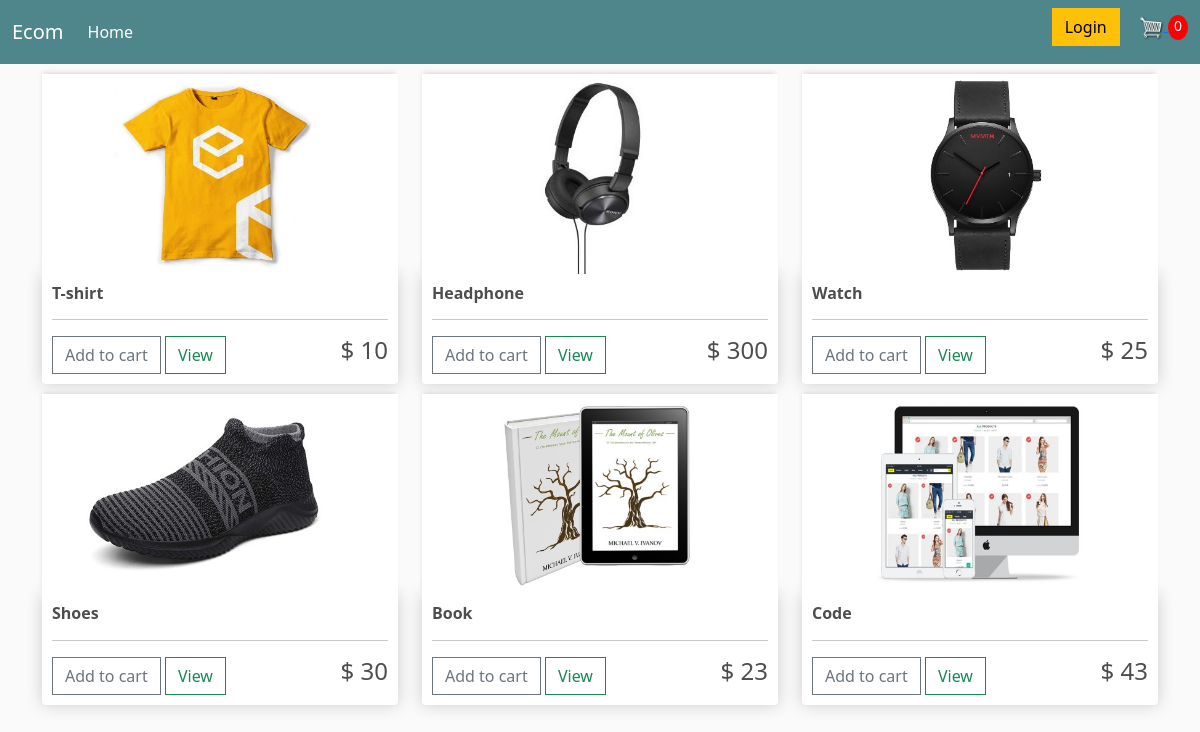
The page / on the database its author committed.
### store/models.py (models this page shows, shortened)
class Product(models.Model):
    name = models.CharField(max_length=225, null=True)
    price = models.FloatField()
    digital = models.BooleanField(default=False, null=True, blank=True)
    image = models.ImageField(null=True, blank=True)
    @property
    def imageUrl(self):
        try:
            url = self.image.url
        except:
            url = ''
        return url

### store/views.py (the view)
# urls.py: path('', include('store.urls')),
def store(request):
    if request.user.is_authenticated:
        customer = request.user.customer
        order, created = Order.objects.get_or_create(customer=customer, complete=False)
        items = order.orderitem_set.all()
        cartItems = order.get_cart_items
    else:
        items = []
        order = {
            'get_cart_total':0,
            'get_cart_items':0,
            'shipping': False
            }
        cartItems = order['get_cart_items']
    products = Product.objects.all()
    context = {
        'products': products,
        'items': items,
        'cartItems': cartItems
    }
    return render(request, 'store.html', context)

### store/templates/store.html
{% extends 'main.html' %}
{% load static %}
{% block content %}
    <div class="row">
        {% for product in products %}
        <div class="col-lg-4">
            <img class="thumbnail" src="{{product.imageUrl}}" alt="">
            <div class="box-element product">
                <h6><strong>{{product.name}}</strong></h6>
                <hr>
                <button data-product={{product.id}} data-action="add" class="btn btn-outline-secondary add-btn update-cart">Add to cart</button>
                <a class="btn btn-outline-success" href="#">View</a>
                <h4 style="display: inline-block; float: right;">$ {{product.price|floatformat:0}}</h4>
            </div>
        </div>
        {% endfor %}
    </div>
{% endblock  %}

### store/templates/main.html (shortened to what this page needs)
{% load static %}
<!DOCTYPE html>
<html lang="en">
<head>
    <link href="https://cdn.jsdelivr.net/npm/bootstrap@5.0.2/dist/css/bootstrap.min.css" rel="stylesheet">
    <link rel="stylesheet" href="{% static 'css/main.css' %}">
</head>
<body>
    <nav class="navbar navbar-expand-lg navbar-dark bg-dark">
        <div class="container-fluid">
          <a class="navbar-brand" href="{% url 'store'%}">Ecom</a>
          <div class="collapse navbar-collapse" id="navbarSupportedContent">
            <ul class="navbar-nav me-auto mb-2 mb-lg-0">
                <li class="nav-item">
                    <a class="nav-link active" aria-current="page" href="{%url 'store'%}">Home</a>
                </li>
            </ul>
            <div class="form-inline my-2 my-lg-0">
                <a href="#"class="btn btn-warning">Login</a>
                <a href="{% url 'cart' %}">
                    <img  id="cart-icon" src="{% static 'images/cart.png' %}">
                </a>
                <p id="cart-total">{{cartItems}}</p>
            </div>
          </div>
        </div>
    </nav>
    <div class="container">
        {% block content %}
        {% endblock  %}
    </div>
</body>
</html>

### staticfiles/static/css/main.css (style rules this page uses)
body { background-color: hsl(0, 0%, 98%); }
h1,h2,h3,h4,h5,h6 { color:hsl(0, 0%, 30%); }
.box-element { box-shadow:hsl(0, 0%, 80%) 0 0 16px; background-color: #fff; border-radius: 4px; padding: 10px; }
.thumbnail { width: 100%; height: 200px; -webkit-box-shadow: -1px -3px 5px -2px rgba(214,214,214,1); -moz-box-shadow: -1px -3px 5px -2px rgba(214,214,214,1); box-shadow: -1px -3px 5px -2px rgba(214,214,214,1); }
.product { border-radius: 0 0 4px 4px; }
.bg-dark { background-color: #4f868c!important; }
#cart-icon { width:25px; display: inline-block; margin-left: 15px; }
#cart-total { display: inline-block; text-align: center; color:#fff; background-color: red; width: 20px; height: 25px; border-radius: 50%; font-size: 14px; }
.col-lg-4, .col-lg-6, .col-lg-8, .col-lg-12 { margin-top: 10px; }
.btn { border-radius: 0; }

### rows shown on the page
Product: imageUrl (picture), name "T-shirt", price "10"
Product: imageUrl (picture), name "Headphone", price "300"
Product: imageUrl (picture), name "Watch", price "25"
Product: imageUrl (picture), name "Shoes", price "30"
Product: imageUrl (picture), name "Book", price "23"
Product: imageUrl (picture), name "Code", price "43"

### other values the page prints
{{ cartItems }} "0"
